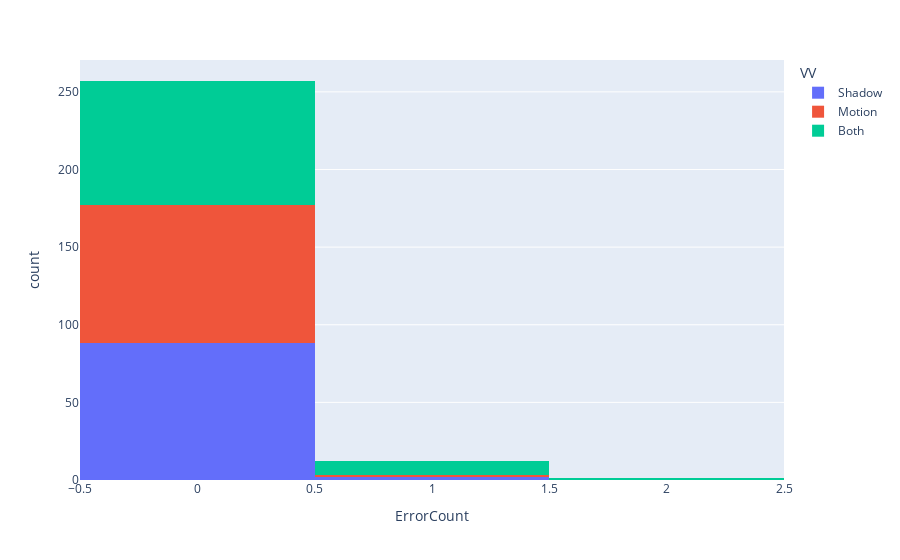

The notebook cell this image was saved under:
### Code cell
fig = px.histogram(data, x='ErrorCount', color='VV')
fig.show()

### Figure 1 — Plotly figure (JSON) as saved in the notebook; plotly's stock layout.template omitted (floating-point values rounded to 4 significant figures)
{"data": [{"alignmentgroup": "True", "bingroup": "x", "hovertemplate": "VV=Shadow<br>ErrorCount=%{x}<br>count=%{y}<extra></extra>", "legendgroup": "Shadow", "marker": {"color": "#636efa", "pattern": {"shape": ""}}, "name": "Shadow", "offsetgroup": "Shadow", "orientation": "v", "showlegend": true, "type": "histogram", "x": [0, 0, 0, 0, 0, 0, 0, 0, 0, 0, 0, 0, 0, 0, 0, 0, 0, 0, 0, 0, 0, 0, 0, 0, 0, 0, 1, 0, 1, 0, 0, 0, 0, 0, 0, 0, 0, 0, 0, 0, 0, 0, 0, 0, 0, 0, 0, 0, 0, 0, 0, 0, 0, 0, 0, 0, 0, 0, 0, 0, 0, 0, 0, 0, 0, 0, 0, 0, 0, 0, 0, 0, 0, 0, 0, 0, 0, 0, 0, 0, 0, 0, 0, 0, 0, 0, 0, 0, 0, 0], "xaxis": "x", "yaxis": "y"}, {"alignmentgroup": "True", "bingroup": "x", "hovertemplate": "VV=Motion<br>ErrorCount=%{x}<br>count=%{y}<extra></extra>", "legendgroup": "Motion", "marker": {"color": "#EF553B", "pattern": {"shape": ""}}, "name": "Motion", "offsetgroup": "Motion", "orientation": "v", "showlegend": true, "type": "histogram", "x": [0, 0, 0, 0, 0, 0, 0, 0, 0, 0, 0, 0, 0, 0, 0, 0, 0, 0, 0, 1, 0, 0, 0, 0, 0, 0, 0, 0, 0, 0, 0, 0, 0, 0, 0, 0, 0, 0, 0, 0, 0, 0, 0, 0, 0, 0, 0, 0, 0, 0, 0, 0, 0, 0, 0, 0, 0, 0, 0, 0, 0, 0, 0, 0, 0, 0, 0, 0, 0, 0, 0, 0, 0, 0, 0, 0, 0, 0, 0, 0, 0, 0, 0, 0, 0, 0, 0, 0, 0, 0], "xaxis": "x", "yaxis": "y"}, {"alignmentgroup": "True", "bingroup": "x", "hovertemplate": "VV=Both<br>ErrorCount=%{x}<br>count=%{y}<extra></extra>", "legendgroup": "Both", "marker": {"color": "#00cc96", "pattern": {"shape": ""}}, "name": "Both", "offsetgroup": "Both", "orientation": "v", "showlegend": true, "type": "histogram", "x": [1, 1, 1, 0, 1, 0, 0, 0, 0, 0, 0, 0, 0, 0, 0, 1, 0, 0, 0, 0, 0, 0, 0, 0, 0, 0, 0, 0, 0, 0, 1, 1, 0, 0, 0, 0, 2, 0, 0, 0, 1, 0, 0, 0, 0, 0, 0, 0, 0, 0, 0, 0, 0, 1, 0, 0, 0, 0, 0, 0, 0, 0, 0, 0, 0, 0, 0, 0, 0, 0, 0, 0, 0, 0, 0, 0, 0, 0, 0, 0, 0, 0, 0, 0, 0, 0, 0, 0, 0, 0], "xaxis": "x", "yaxis": "y"}], "layout": {"barmode": "relative", "legend": {"title": {"text": "VV"}, "tracegroupgap": 0}, "margin": {"t": 60}, "xaxis": {"anchor": "y", "domain": [0, 1], "title": {"text": "ErrorCount"}}, "yaxis": {"anchor": "x", "domain": [0, 1], "title": {"text": "count"}}}}
